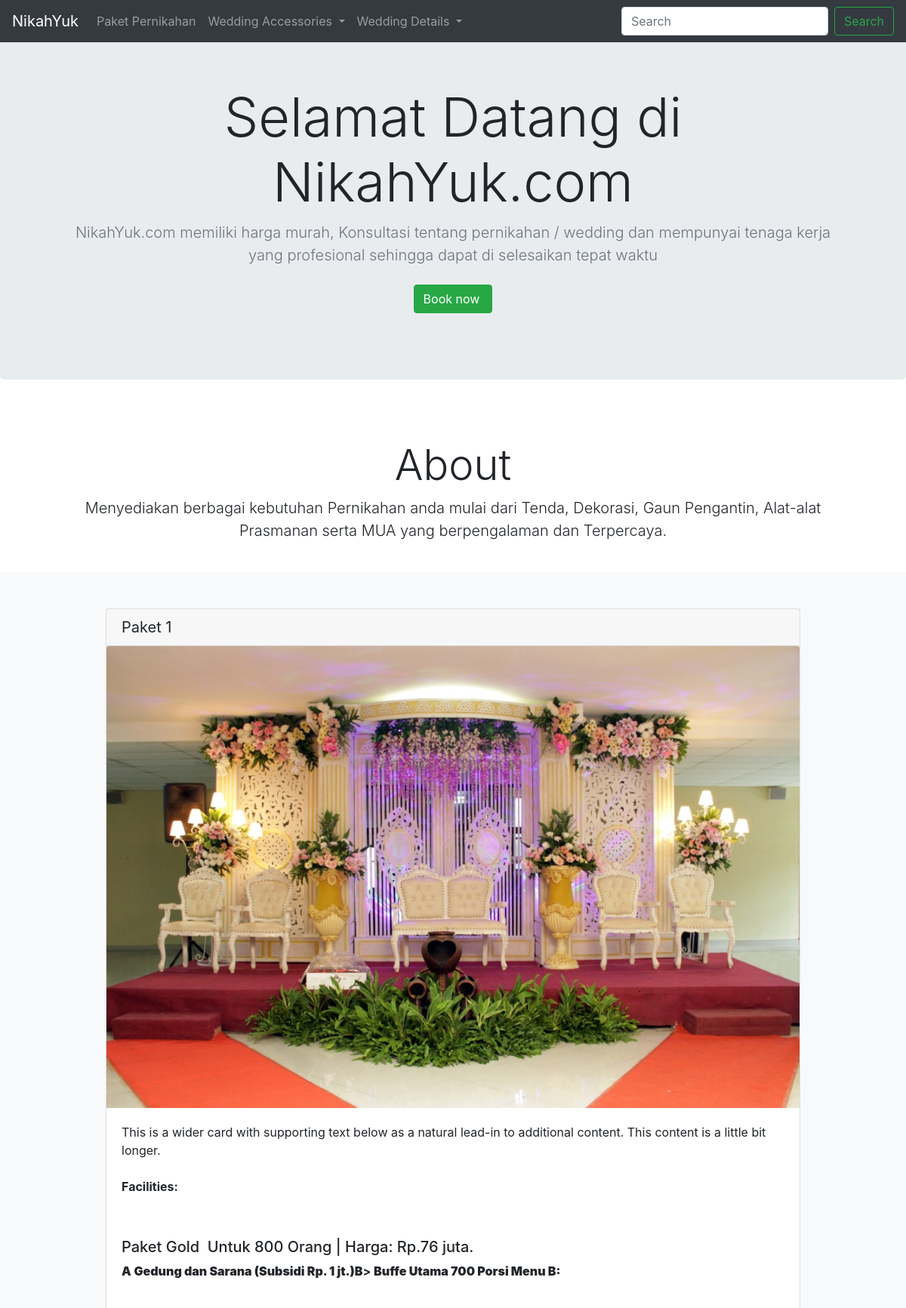
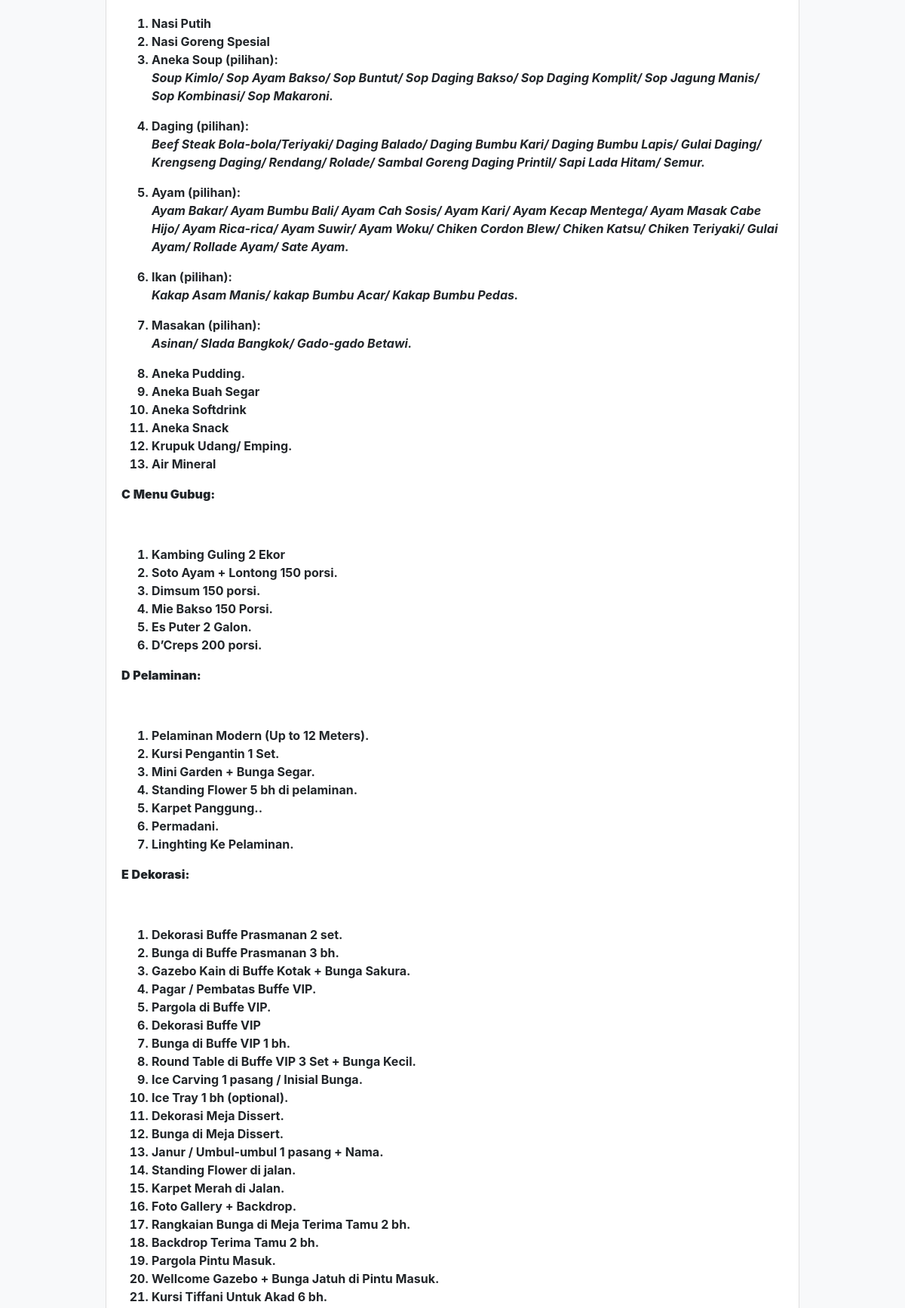
The page / (upper part) on the database its author committed (2 pictures, top to bottom).
### tables this page shows
CREATE TABLE `paket_category` (
  `paket_nm` text NOT NULL,
  `paket_qty` int(11) NOT NULL,
  `available` int(11) NOT NULL,
  `booked` int(11) NOT NULL,
  `facility` text NOT NULL,
  `price` float NOT NULL
);

### admin/include/class.user.php (called while the page is built, shortened)
<?php
        class user
        {
            public function __construct()
            {
                $this->db=new mysqli(DB_SERVER,DB_USERNAME,DB_PASSWORD,DB_DATABASE);
            }
        }
?>

### index.php (the view, shortened to what this page needs)
<?php
include_once 'admin/include/class.user.php';
$user=new User();
?>
<!DOCTYPE html>
<html lang="en">
<head>
    <link rel="stylesheet" href="https://stackpath.bootstrapcdn.com/bootstrap/4.3.1/css/bootstrap.min.css">
	<link rel="stylesheet" href="https://cdn.datatables.net/1.10.16/css/jquery.dataTables.min.css">
    <link rel="stylesheet" href="https://cdn.datatables.net/select/1.2.5/css/select.dataTables.min.css">
    <link rel="stylesheet" href="css/main.css">
</head>
<?php
	include 'header.php';
?>
<main role="main">
    <section class="jumbotron text-center">
        <div class="container pt-lg-5 pl-5 px-5">
            <h1 class="display-3">Selamat Datang di NikahYuk.com</h1>
            <p class="lead text-muted">NikahYuk.com memiliki harga murah, Konsultasi tentang pernikahan / wedding dan mempunyai tenaga kerja yang profesional sehingga dapat di selesaikan tepat waktu</p>
            <p>
                <a href="#booknow" class="btn btn-success my-2">Book now<i class="fas fa-angle-double-right ml-1"></i></a>
            </p>
        </div>
    </section>
    <div class="container">
        <div class="pricing-header px-3 py-3 pt-md-5 pb-md-4 mx-auto text-center">
            <h1 class="display-4">About</h1>
            <p class="lead">Menyediakan berbagai kebutuhan Pernikahan anda mulai dari Tenda, Dekorasi, Gaun Pengantin, Alat-alat Prasmanan serta MUA yang berpengalaman dan Terpercaya.</p>
        </div>
    </div>
    <div class="album py-5 bg-light">
        <div class="container">
			<?php
				$sql="SELECT * FROM paket_category WHERE paket_nm LIKE '%Paket%'";
				$result = mysqli_query($user->db, $sql);
				if($result)
				{
					if(mysqli_num_rows($result) > 0)
					{
						while($row = mysqli_fetch_array($result))
						{
							echo "  <div class='row'>
										<div class='col-md-1'>
										</div>
										<div class='col-md-10'>
											<div class='card mb-4 box-shadow'>
												<a name='booknow'></a>
												<div class='card-header'>
													<h5 class='my-0 font-weight-normal'>".$row['paket_nm']."</h5>
												</div>
												<img class='card-img-top' style='width: 100%; height: 50%; display: block;' src='images/kp.jpg' data-holder-rendered='true'>
												<div class='card-body'>
													<p class='card-text'>This is a wider card with supporting text below as a natural lead-in to additional content. This content is a little bit longer. <br><br>
													<b>Facilities: ".$row['facility']." </b>
													</p>
													<div class='d-flex justify-content-between align-items-center'>
														<div class='btn-group'>
															<a href='./booknow.php?paketname=".$row['paket_nm']."'><button class='btn btn-sm btn-outline-success'>Book </button></a>
														</div>
														<small class='text-muted'><b>Price: Rp ".$row['price']."</b></small>
													</div>
												</div>
											</div>
										</div>
										<div class='col-md-1'>
										</div>
									</div>";
						}
					}
					else
					{
						echo "NO Data Exist";
					}
				}
				else
				{
					echo "Cannot connect to server".$result;
				}
			?>
        </div>
    </div>
</main>
</body>
</html>

### rows shown on the page
paket_category: paket_nm "Paket 1", facility "Paket Gold Untuk 800 Orang | Harga: Rp.76 juta. A Gedung dan Sarana (Subsidi Rp. 1 jt.) B > Buffe Utama 700 Porsi Menu B: Nasi Putih Nasi Goreng Spesial Aneka Soup (pilihan): Soup Kimlo/ Sop Ayam Bakso/ Sop Buntut/ Sop Daging Bakso/ Sop Daging Komplit/ Sop Jagung Manis/ Sop Kombinasi/ Sop Makaroni. Daging (pilihan): Beef Steak Bola-bola/Teriyaki/ Daging Balado/ Daging Bumbu Kari/ Daging Bumbu Lapis/ Gulai Daging/ Krengseng Daging/ Rendang/ Rolade/ Sambal Goreng Daging Printil/ Sapi Lada Hitam/ Semur. Ayam (pilihan): Ayam Bakar/ Ayam Bumbu Bali/ Ayam Cah Sosis/ Ayam Kari/ Ayam Kecap Mentega/ Ayam Masak Cabe Hijo/ Ayam Rica-rica/ Ayam Suwir/ Ayam Woku/ Chiken Cordon Blew/ Chiken Katsu/ Chiken…"
